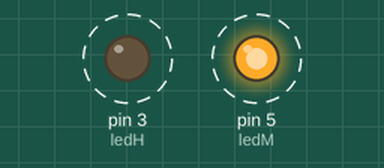
This sketch was run on a simulated Arduino Uno, built with avr-gcc and run on an emulated ATmega328P. On the bench: output pins drawn as LEDs (lit = HIGH). Dashed ring = blinking. What the sketch prints to the serial monitor is not drawn.

Above: at 0.2 s.
Timing chart, 0 to 4.6 s (numbered marks = the images above):
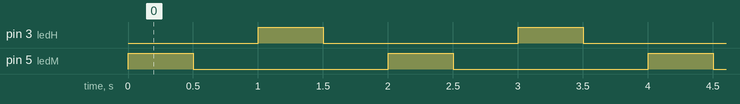

The sketch:

1.Flip-flop.ino
```cpp
#define ledM 5
#define ledH 3

// the setup function runs once when you press reset or power the board
void setup() {
  // initialize digital pin LED_BUILTIN as an output.
  pinMode(ledM, OUTPUT);
  pinMode(ledH, OUTPUT);
  Serial.begin(9600);
}

// the loop function runs over and over again forever
void loop() {
  digitalWrite(ledM, HIGH);  // turn the LED on (HIGH is the voltage level)
  Serial.println("LED MERAH NYALA");
  delay(500);               // wait for a second
  digitalWrite(ledM, LOW);  // turn the LED off by making the voltage LOW
  Serial.println("LED MERAH MATI");
  delay(500);                // wait for a second
  digitalWrite(ledH, HIGH);  // turn the LED on (HIGH is the voltage level)
  Serial.println("LED HIJAU NYALA");
  delay(500);               // wait for a second
  digitalWrite(ledH, LOW);  // turn the LED off by making the voltage LOW
  Serial.println("LED HIJAU MATI");
  delay(500);  // wait for a second
}
```

Measured:
- by itself, pin 3 (ledH), pin 5 (ledM): alternates HIGH for 0.50 s and LOW for 1.5 s
- by itself, everything shown: repeats every 2.0 s, in 4 steps
